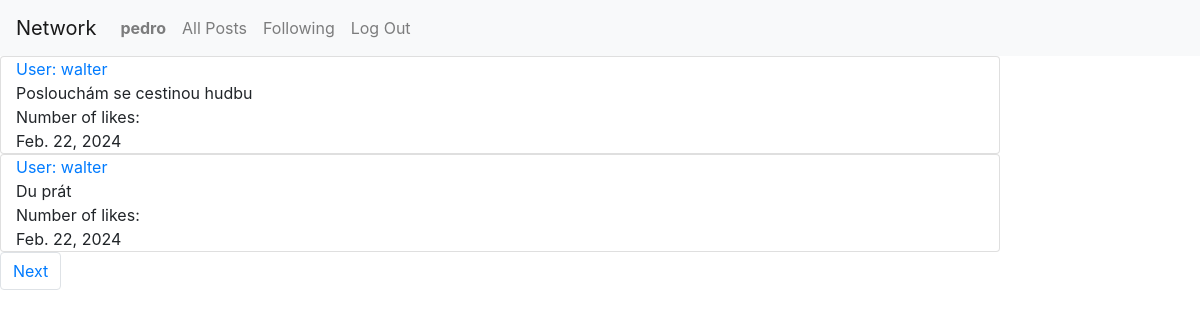
The app's page /following (signed in) with its own data.
### network/models.py (models this page shows, shortened)
class User(AbstractUser):
    pass
    def __str__(self):
        return self.username

class Post(models.Model):
    user = models.ForeignKey(User, on_delete=models.CASCADE, blank=True, null=True, related_name="poster")
    post = models.CharField(max_length=64)
    date = models.DateField()

### network/views.py (the view)
# urls.py: path("following", views.following, name="following"),
def following(request):
    if request.user.is_authenticated:
        followUsers = Follow.objects.filter(user=request.user.id)
        posts = Post.objects.all().order_by('-date')
        postPrint = []
        for user in followUsers:
            for post in posts:
                if user.user_follower == post.user:
                    postPrint.append(post)
        paginator = Paginator(postPrint, 2) #show 2 posts per page
        page_number = request.GET.get('page')
        page_obj = paginator.get_page(page_number)
        return render(request, "network/following.html", {
            "followUsers": followUsers,
            "posts": posts,
            "page_obj": page_obj,
        })
    else:
        return render(request, "network/index.html")

### network/templates/network/following.html (shortened to what this page needs)
{% extends "network/layout.html" %}
{% block body %}
{% if user.is_authenticated %}
<div class="mb-3">
        {% for post in page_obj %}
            <div class="card col-10">
                <div><a id="users" class="" href="{% url 'profile' user_id=post.user.id %}"> User: {{ post.user }}</a></div>
                <div>{{ post.post }}</div>
                <div>Number of likes: {{post.likes}}</div>
                <div>{{ post.date }}</div>
            </div>
        {% endfor %}
    <div>
        <nav aria-label="Page navigation example">
            <ul class="pagination">
                {% if page_obj.has_next %}
                <li class="page-item"><a class="page-link" href="?page={{ page_obj.next_page_number }}">Next</a></li>
                {% endif %}
            </ul>
          </nav>
    </div>
</div>
{% endif %}
{% endblock %}

### network/templates/network/layout.html (shortened to what this page needs)
{% load static %}
<!DOCTYPE html>
<html lang="en">
    <head>
        <link rel="stylesheet" href="https://stackpath.bootstrapcdn.com/bootstrap/4.4.1/css/bootstrap.min.css">
        <link href="{% static 'network/styles.css' %}" rel="stylesheet">
    </head>
    <body>
        <nav class="navbar navbar-expand-lg navbar-light bg-light">
            <a class="navbar-brand" href="#">Network</a>
            <div>
              <ul class="navbar-nav mr-auto">
                {% if user.is_authenticated %}
                    <li class="nav-item">
                        <a id="profile" class="nav-link" href="{% url 'profile' user_id=user.id %}"><strong>{{ user.username }}</strong></a>
                    </li>
                {% endif %}
                <li class="nav-item">
                  <a class="nav-link" href="{% url 'index' %}">All Posts</a>
                </li>
                {% if user.is_authenticated %}
                    <li class="nav-item">
                        <a class="nav-link" href="{% url 'following' %}">Following</a>
                    </li>
                    <li class="nav-item">
                        <a class="nav-link" href="{% url 'logout' %}">Log Out</a>
                    </li>
                {% endif %}
              </ul>
            </div>
          </nav>
        <div class="body">
            {% block body %}
            {% endblock %}
        </div>
    </body>
</html>

### records on screen
User: username "pedro"
Post: user "walter", post "Poslouchám se cestinou hudbu", date "Feb. 22, 2024"
Post: user "walter", post "Du prát", date "Feb. 22, 2024"
